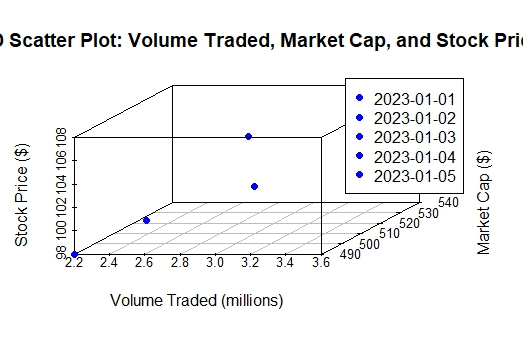

Here is the R script that generated this plot:
1
# Install and load necessary packages
install.packages("scatterplot3d")
library(scatterplot3d)

# Financial Market Data
dates <- c('2023-01-01', '2023-01-02', '2023-01-03', '2023-01-04', '2023-01-05')
stock_price <- c(100, 102, 98, 105, 108)
volume_traded <- c(2.5, 3.0, 2.2, 2.8, 3.5)
market_cap <- c(500, 510, 490, 525, 540)

# Numerical indices for dates
dates_indices <- 1:length(dates)

# Plotting Stock Price vs Volume Traded
scatterplot3d(stock_price, dates_indices, volume_traded, color = "blue", pch = 16,
              xlab = "Stock Price ($)", ylab = "Date Index", zlab = "Volume Traded (millions)",
              main = "Stock Price vs Volume Traded")
legend("topright", legend = dates, pch = 16, col = "blue")

# Plotting Stock Price vs Market Cap
scatterplot3d(stock_price, dates_indices, market_cap, color = "red", pch = 16,
              xlab = "Stock Price ($)", ylab = "Date Index", zlab = "Market Cap ($)",
              main = "Stock Price vs Market Cap")
legend("topright", legend = dates, pch = 16, col = "red")
2
# Install and load scatterplot3d package if not already installed
install.packages("scatterplot3d")
library(scatterplot3d)

# Financial Market Data
dates <- c('2023-01-01', '2023-01-02', '2023-01-03', '2023-01-04', '2023-01-05')
stock_price <- c(100, 102, 98, 105, 108)
volume_traded <- c(2.5, 3.0, 2.2, 2.8, 3.5)
market_cap <- c(500, 510, 490, 525, 540)

# Creating a 3D scatter plot
scatterplot3d(volume_traded, market_cap, stock_price, color = "blue", pch = 16,
              xlab = "Volume Traded (millions)", ylab = "Market Cap ($)", zlab = "Stock Price ($)",
              main = "3D Scatter Plot: Volume Traded, Market Cap, and Stock Price")

# Adding a legend
legend("topright", legend = dates, pch = 16, col = "blue")
3
install.packages("plot3D")
library(plot3D)
# Load the data into a data frame (replace with your actual data loading code)
financial_data <- data.frame(
  Stock_Price = c(100, 102, 98, 105, 108),
  Volume_Traded = c(2.5, 3.0, 2.2, 2.8, 3.5),
  Market_Cap = c(500, 510, 490, 525, 540)
)

# Create 3D scatter plot
scatter3D(x = financial_data$Stock_Price,
          y = financial_data$Volume_Traded,
          z = financial_data$Market_Cap,
          col = "blue",
          pch = 16,      # Use solid circles for points
          main = "Financial Market Data",
          xlab = "Stock Price ($)",
          ylab = "Volume Traded (millions)",
          zlab = "Market Cap ($)")
4
# Sample data
data <- data.frame(
  Date = as.Date(c("2023-01-01", "2023-01-02", "2023-01-03", "2023-01-04", "2023-01-05")),
  Stock_Price = c(100, 102, 98, 105, 108),
  Volume_Traded = c(2.5, 3.0, 2.2, 2.8, 3.5),
  Market_Cap = c(500, 510, 490, 525, 540)
)
library(rgl)
# Convert data to numeric for plotting
data$Stock_Price <- as.numeric(data$Stock_Price)
data$Volume_Traded <- as.numeric(data$Volume_Traded)
data$Market_Cap <- as.numeric(data$Market_Cap)

# Create 3D surface plot
plot3d(data$Stock_Price, data$Volume_Traded, data$Market_Cap,
       xlab = "Stock Price ($)",
       ylab = "Volume Traded (millions)",
       zlab = "Market Cap ($)",
       type = "surface",
       col = "blue",  # Color of the surface
       theta = 30,    # Angle of view
       phi = 30,      # Angle of view
       main = "Market Capitalization vs Stock Price and Volume Traded"
)
# Install and load plot3D package if not already installed
# install.packages("plot3D")
library(plot3D)

# Create static 3D scatter plot
scatter3D(data$Stock_Price, data$Volume_Traded, data$Market_Cap,
          xlab = "Stock Price ($)",
          ylab = "Volume Traded (millions)",
          zlab = "Market Cap ($)",
          color = "blue",  # Point color
          pch = 16,        # Point shape
          main = "Market Capitalization vs Stock Price and Volume Traded"
)
5
# Convert Date to numeric (days since January 1, 1970)
df$Date_numeric <- as.numeric(df$Date)
scatter3D(x = df$Volume_Traded, y = df$Stock_Price, z = df$Date_numeric,
          xlab = "Volume Traded (millions)", ylab = "Stock Price ($)", zlab = "Date (numeric)",
          color = "blue", pch = 16)
scatter3D(x = df$Market_Cap, y = df$Stock_Price, z = df$Date_numeric,
          xlab = "Market Cap ($)", ylab = "Stock Price ($)", zlab = "Date (numeric)",
          color = "red", pch = 16)
